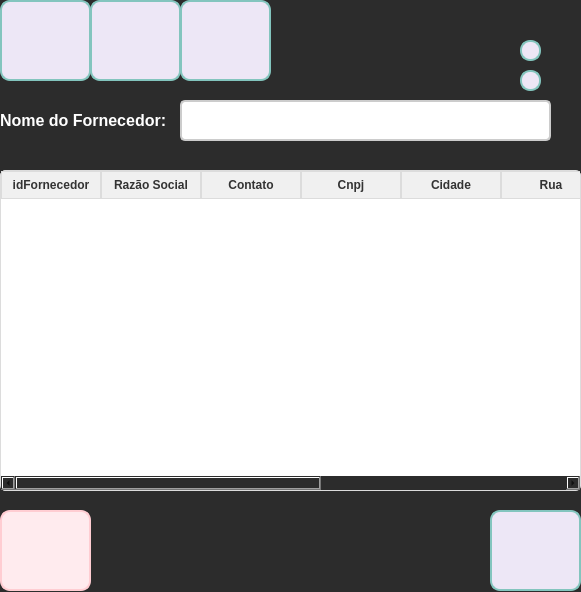
<?xml version="1.0" encoding="UTF-8"?>
<ui version="4.0">
 <class>frm_Fornecedor</class>
 <widget class="QWidget" name="frm_Fornecedor">
  <property name="geometry">
   <rect>
    <x>0</x>
    <y>0</y>
    <width>581</width>
    <height>592</height>
   </rect>
  </property>
  <property name="windowTitle">
   <string>Form</string>
  </property>
  <property name="styleSheet">
   <string notr="true">QWidget {
    background-color: #2c2c2c;
}</string>
  </property>
  <widget class="QPushButton" name="btn_Add">
   <property name="geometry">
    <rect>
     <x>0</x>
     <y>0</y>
     <width>91</width>
     <height>81</height>
    </rect>
   </property>
   <property name="styleSheet">
    <string notr="true">QPushButton {
    background-color: #EDE7F6;
    border: 2px solid #83C5BE; 
    border-radius: 10px;
    color: #FFFFFF; 
    background-image: url(:/icon_adicionar/adicionar.png); 
    background-repeat: no-repeat; 
    background-position: center; 
    font-size: 14px; 
    font-weight: bold; 
    padding: 10px 16px;
    box-shadow: 0px 4px 6px rgba(0, 0, 0, 0.2); 
    transition: all 0.3s ease; 
}

QPushButton:hover {
    background-color: #83C5BE;
    box-shadow: none; 
}

QPushButton:pressed {
    background-color: #7C3AED; 
    color: #FFFFFF; 
    padding-top: 2px; 
    padding-left: 2px;
}
</string>
   </property>
   <property name="text">
    <string/>
   </property>
  </widget>
  <widget class="QPushButton" name="btn_voltar">
   <property name="geometry">
    <rect>
     <x>490</x>
     <y>510</y>
     <width>91</width>
     <height>81</height>
    </rect>
   </property>
   <property name="styleSheet">
    <string notr="true">QPushButton {
    background-color: #EDE7F6;
    border: 2px solid #83C5BE; 
    border-radius: 10px;
    color: #FFFFFF; 
    background-image: url(:/icon_voltar/voltar.png); 
    background-repeat: no-repeat; 
    background-position: center; 
    font-size: 14px; 
    font-weight: bold; 
    padding: 10px 16px;
    box-shadow: 0px 4px 6px rgba(0, 0, 0, 0.2); 
    transition: all 0.3s ease; 
}
QPushButton:hover {
    background-color: #83C5BE;
    box-shadow: none; 
}
QPushButton:pressed {
    background-color: #7C3AED; 
    color: #FFFFFF; 
    padding-top: 2px; 
    padding-left: 2px;
}</string>
   </property>
   <property name="text">
    <string/>
   </property>
  </widget>
  <widget class="QPushButton" name="btn_consul">
   <property name="geometry">
    <rect>
     <x>180</x>
     <y>0</y>
     <width>91</width>
     <height>81</height>
    </rect>
   </property>
   <property name="styleSheet">
    <string notr="true">QPushButton {
    background-color: #EDE7F6;
    border: 2px solid #83C5BE; 
    border-radius: 10px;
    color: #FFFFFF; 
    background-image: url(:/icon_consulta/Consultar.png); 
    background-repeat: no-repeat; 
    background-position: center; 
    font-size: 14px; 
    font-weight: bold; 
    padding: 10px 16px;
    box-shadow: 0px 4px 6px rgba(0, 0, 0, 0.2); 
    transition: all 0.3s ease; 
}

QPushButton:hover {
    background-color: #83C5BE;
    box-shadow: none; 
}

QPushButton:pressed {
    background-color: #7C3AED; 
    color: #FFFFFF; 
    padding-top: 2px; 
    padding-left: 2px;
}
</string>
   </property>
   <property name="text">
    <string/>
   </property>
  </widget>
  <widget class="QPushButton" name="btn_alterar">
   <property name="geometry">
    <rect>
     <x>90</x>
     <y>0</y>
     <width>91</width>
     <height>81</height>
    </rect>
   </property>
   <property name="styleSheet">
    <string notr="true">QPushButton {
    background-color: #EDE7F6;
    border: 2px solid #83C5BE; 
    border-radius: 10px;
    color: #FFFFFF; 
    background-image: url(:/icon_alterar/alterar.png); 
    background-repeat: no-repeat; 
    background-position: center; 
    font-size: 14px; 
    font-weight: bold; 
    padding: 10px 16px;
    box-shadow: 0px 4px 6px rgba(0, 0, 0, 0.2); 
    transition: all 0.3s ease; 
}

QPushButton:hover {
    background-color: #83C5BE;
    box-shadow: none; 
}

QPushButton:pressed {
    background-color: #7C3AED; 
    color: #FFFFFF; 
    padding-top: 2px; 
    padding-left: 2px;
}
</string>
   </property>
   <property name="text">
    <string/>
   </property>
  </widget>
  <widget class="QPushButton" name="btn_excluir">
   <property name="geometry">
    <rect>
     <x>0</x>
     <y>510</y>
     <width>91</width>
     <height>81</height>
    </rect>
   </property>
   <property name="styleSheet">
    <string notr="true">QPushButton {
    background-color: #ffebee; 
    border: 2px solid #ffcdd2;
    border-radius: 10px;
    color: #b71c1c; 
    font-size: 14px;
    font-weight: bold;
    padding: 10px 16px;
    background-image:url(:/icon_excluir/excluir.png);
    background-repeat: no-repeat;
    background-position: center;
    padding-left: 40px;
    transition: all 0.3s ease;
}

QPushButton:hover {
    background-color: #ffcdd2;
    border-color: #e57373;
    color: #d32f2f; 
}

QPushButton:pressed {
    background-color: #e57373;
    border-color: #b71c1c;
    padding-left: 44px;
    padding-top: 2px;
}</string>
   </property>
   <property name="text">
    <string/>
   </property>
  </widget>
  <widget class="QPushButton" name="btn_filtro">
   <property name="geometry">
    <rect>
     <x>520</x>
     <y>40</y>
     <width>21</width>
     <height>21</height>
    </rect>
   </property>
   <property name="styleSheet">
    <string notr="true">QPushButton {
    background-color: #EDE7F6;
    border: 2px solid #83C5BE; 
    border-radius: 10px;
    color: #FFFFFF; 
    background-image: url(:/icon_filtro/filtro.png); 
    background-repeat: no-repeat; 
    background-position: center; 
    font-size: 14px; 
    font-weight: bold; 
    padding: 10px 16px;
    box-shadow: 0px 4px 6px rgba(0, 0, 0, 0.2); 
    transition: all 0.3s ease; 
}

QPushButton:hover {
    background-color: #FFFFFF;
    box-shadow: none; 
}

QPushButton:pressed {
    background-color: #7C3AED; 
    color: #FFFFFF; 
    padding-top: 2px; 
    padding-left: 2px;
}
</string>
   </property>
   <property name="text">
    <string/>
   </property>
  </widget>
  <widget class="QLabel" name="lbl_nomeFornecedor">
   <property name="geometry">
    <rect>
     <x>0</x>
     <y>110</y>
     <width>181</width>
     <height>21</height>
    </rect>
   </property>
   <property name="font">
    <font>
     <pointsize>-1</pointsize>
     <weight>75</weight>
     <bold>true</bold>
    </font>
   </property>
   <property name="styleSheet">
    <string notr="true">QLabel {
    font-size: 16px;
    color: #FFFFFF;
    font-weight: bold;
    text-shadow: 1px 1px 2px rgba(0, 0, 0, 0.4);
}
</string>
   </property>
   <property name="text">
    <string>Nome do Fornecedor: </string>
   </property>
  </widget>
  <widget class="QLineEdit" name="txt_nomeFornecedor">
   <property name="geometry">
    <rect>
     <x>180</x>
     <y>100</y>
     <width>371</width>
     <height>41</height>
    </rect>
   </property>
   <property name="font">
    <font>
     <pointsize>-1</pointsize>
    </font>
   </property>
   <property name="styleSheet">
    <string notr="true">QLineEdit {
    border: 2px solid #cccccc; 
    border-radius: 5px; 
    padding: 6px; 
    font-size: 14px; 
    background-color: #ffffff;
    transition: all 0.3s ease;
}

QLineEdit:hover {
    border: 2px solid #3f51b5; 
    background-color: #FFFFFF; 
}
</string>
   </property>
  </widget>
  <widget class="QPushButton" name="btn_pesquisar">
   <property name="geometry">
    <rect>
     <x>520</x>
     <y>70</y>
     <width>21</width>
     <height>21</height>
    </rect>
   </property>
   <property name="styleSheet">
    <string notr="true">QPushButton {
    background-color: #EDE7F6;
    border: 2px solid #83C5BE; 
    border-radius: 10px;
    color: #FFFFFF; 
    background-image: url(:/icon_pesquisar/pesquisar.png); 
    background-repeat: no-repeat; 
    background-position: center; 
    font-size: 14px; 
    font-weight: bold; 
    padding: 10px 16px;
    box-shadow: 0px 4px 6px rgba(0, 0, 0, 0.2); 
    transition: all 0.3s ease; 
}

QPushButton:hover {
    background-color: #FFFFFF;
    box-shadow: none; 
}

QPushButton:pressed {
    background-color: #7C3AED; 
    color: #FFFFFF; 
    padding-top: 2px; 
    padding-left: 2px;
}
</string>
   </property>
   <property name="text">
    <string/>
   </property>
  </widget>
  <widget class="QTableWidget" name="tableWidget">
   <property name="geometry">
    <rect>
     <x>0</x>
     <y>170</y>
     <width>581</width>
     <height>321</height>
    </rect>
   </property>
   <property name="styleSheet">
    <string notr="true">QTableWidget, QTableView {
    border: 1px solid #dcdcdc; 
    border-radius: 5px; 
    gridline-color: #dcdcdc; 
    background-color: #ffffff; 
    font-size: 14px; 
    color: #333333; 
}

QHeaderView::section {
    background-color: #f0f0f0; 
    color: #333333;
    font-weight: bold; 
    border: 1px solid #dcdcdc; 
    padding: 4px; 
}

QTableWidget::item:selected, QTableView::item:selected {
    background-color: #b3d9ff; 
    color: #000000;
}

QTableCornerButton::section {
    background-color: #f0f0f0; 
    border: 1px solid #dcdcdc;
}

QScrollBar:vertical {
    background: #f0f0f0;
    width: 12px; 
    margin: 2px 0 2px 0; 
    border: none; 
}

QScrollBar::handle:vertical {
    background: #b0bec5; 
    min-height: 20px; 
    border-radius: 6px; 
}

QScrollBar::handle:vertical:hover {
    background: #90a4ae; 
}

QScrollBar::add-line:vertical, QScrollBar::sub-line:vertical {
    background: none; 
    height: 0px; 
}

QScrollBar::add-page:vertical, QScrollBar::sub-page:vertical {
    background: none; 
}

QScrollBar:horizontal {
    background: #f0f0f0; 
    height: 12px; 
    margin: 0 2px 0 2px; 
    border: none;
}

QScrollBar::handle:horizontal {
    background: #b0bec5;
    min-width: 20px; 
    border-radius: 6px;
}

QScrollBar::handle:horizontal:hover {
    background: #90a4ae; 
}

QScrollBar::add-line:horizontal, QScrollBar::sub-line:horizontal {
    background: none;
    width: 0px;
}

QScrollBar::add-page:horizontal, QScrollBar::sub-page:horizontal {
    background: none;
}
</string>
   </property>
   <column>
    <property name="text">
     <string>idFornecedor</string>
    </property>
   </column>
   <column>
    <property name="text">
     <string>Razão Social</string>
    </property>
   </column>
   <column>
    <property name="text">
     <string>Contato</string>
    </property>
   </column>
   <column>
    <property name="text">
     <string>Cnpj</string>
    </property>
   </column>
   <column>
    <property name="text">
     <string>Cidade</string>
    </property>
   </column>
   <column>
    <property name="text">
     <string>Rua</string>
    </property>
   </column>
   <column>
    <property name="text">
     <string>Bairro</string>
    </property>
   </column>
   <column>
    <property name="text">
     <string>Cep</string>
    </property>
   </column>
   <column>
    <property name="text">
     <string>E-mail</string>
    </property>
   </column>
  </widget>
 </widget>
 <resources>
  <include location="../Img/icon_adicionar.qrc"/>
  <include location="../Img/icon_voltar.qrc"/>
  <include location="../Img/icon_excluir.qrc"/>
  <include location="../Img/icon_filtro.qrc"/>
  <include location="../Img/icon_pesquisar.qrc"/>
  <include location="../Img/icon_consulta.qrc"/>
  <include location="../Img/icon_alterar.qrc"/>
 </resources>
 <connections/>
</ui>
